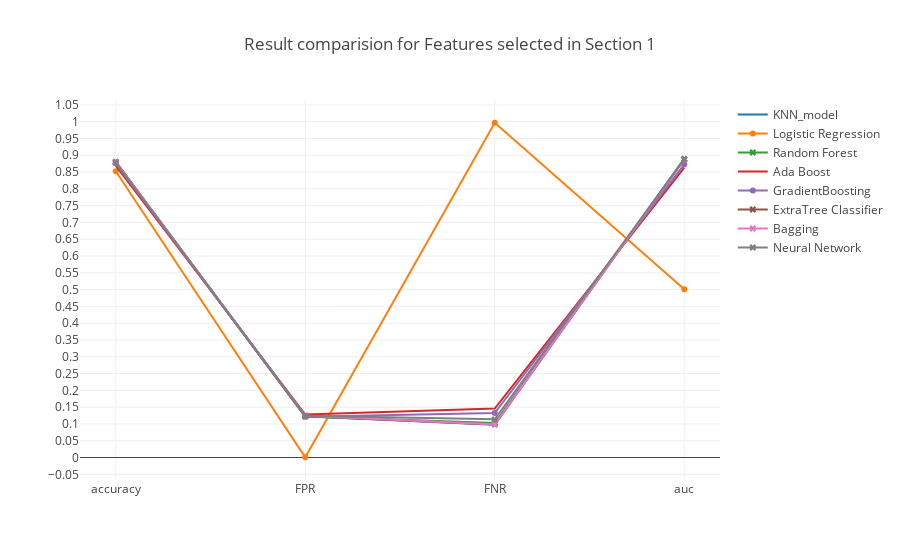

Notebook code cell kept with this figure:
### Markdown cell above
### <a id='1.A' style="text-decoration : none; color : #000000;"> A Results</a>

### Code cell
trace0 = go.Scatter(x=table_80_50_test.iloc[0].index.values[[0,5,6,7]],
                    y=table_80_50_test.iloc[0].values[[0,5,6,7]],
                    mode = 'lines',
                    name = 'KNN_model')

trace1 = go.Scatter(x=table_80_50_test.iloc[1].index.values[[0,5,6,7]],
                    y=table_80_50_test.iloc[1].values[[0,5,6,7]],
                    mode = 'lines+markers',
                    name = 'Logistic Regression')

trace2 = go.Scatter(x=table_80_50_test.iloc[2].index.values[[0,5,6,7]],
                    y=table_80_50_test.iloc[2].values[[0,5,6,7]],
                    mode = 'lines+markers',marker=dict(symbol='x'),
                    name = 'Random Forest')


trace3 = go.Scatter(x=table_80_50_test.iloc[3].index.values[[0,5,6,7]],
                    y=table_80_50_test.iloc[3].values[[0,5,6,7]],
                    mode = 'lines',
                    name = 'Ada Boost')

trace4 = go.Scatter(x=table_80_50_test.iloc[4].index.values[[0,5,6,7]],
                    y=table_80_50_test.iloc[4].values[[0,5,6,7]],
                    mode = 'lines+markers',
                    name = 'GradientBoosting')

trace5 = go.Scatter(x=table_80_50_test.iloc[5].index.values[[0,5,6,7]],
                    y=table_80_50_test.iloc[5].values[[0,5,6,7]],
                    mode = 'lines+markers',marker=dict(symbol='x'),
                    name = 'ExtraTree Classifier')

trace6 = go.Scatter(x=table_80_50_test.iloc[6].index.values[[0,5,6,7]],
                    y=table_80_50_test.iloc[6].values[[0,5,6,7]],
                    mode = 'lines+markers',marker=dict(symbol='x'),
                    name = 'Bagging')

trace7 = go.Scatter(x=table_80_50_test.iloc[7].index.values[[0,5,6,7]],
                    y=table_80_50_test.iloc[7].values[[0,5,6,7]],
                    mode = 'lines+markers',marker=dict(symbol='x'),
                    name = 'Neural Network')



data = [trace0, trace1, trace2, trace3, trace4, trace5, trace6, trace7]
layout = go.Layout(yaxis=dict(tick0=0,dtick=0.05),title='Result comparision for Features selected in Section 1')
fig = go.Figure(data=data, layout=layout)

iplot(fig, filename='Result')

### Figure 1 — Plotly figure (JSON) as saved in the notebook; plotly's stock layout.template omitted (floating-point values rounded to 4 significant figures)
{"data": [{"mode": "lines", "name": "KNN_model", "type": "scatter", "uid": "852e173c-d52e-49c7-b059-4e53e87823f7", "x": ["accuracy", "FPR", "FNR", "auc"], "y": [0.8806, 0.1231, 0.09796, 0.8895]}, {"mode": "lines+markers", "name": "Logistic Regression", "type": "scatter", "uid": "6406bb2d-9cc3-4657-88d8-a0c2287f3f1a", "x": ["accuracy", "FPR", "FNR", "auc"], "y": [0.8524, 0.0008127, 0.9969, 0.5012]}, {"marker": {"symbol": "x"}, "mode": "lines+markers", "name": "Random Forest", "type": "scatter", "uid": "58d61dd7-47d8-442b-999d-8d45f6baaab0", "x": ["accuracy", "FPR", "FNR", "auc"], "y": [0.8806, 0.1223, 0.1027, 0.8875]}, {"mode": "lines", "name": "Ada Boost", "type": "scatter", "uid": "3c27fa0d-7021-4bdb-b923-d1eccdce9c3f", "x": ["accuracy", "FPR", "FNR", "auc"], "y": [0.8695, 0.1279, 0.1458, 0.8632]}, {"mode": "lines+markers", "name": "GradientBoosting", "type": "scatter", "uid": "06b6be2e-63c4-45ef-9c0e-d758084428cd", "x": ["accuracy", "FPR", "FNR", "auc"], "y": [0.8767, 0.1218, 0.1324, 0.8729]}, {"marker": {"symbol": "x"}, "mode": "lines+markers", "name": "ExtraTree Classifier", "type": "scatter", "uid": "5ca5da13-002f-4d11-89e9-fabd35107e91", "x": ["accuracy", "FPR", "FNR", "auc"], "y": [0.8805, 0.1231, 0.09875, 0.8891]}, {"marker": {"symbol": "x"}, "mode": "lines+markers", "name": "Bagging", "type": "scatter", "uid": "7d046f88-1030-402f-95b4-8bcaaf33a3a0", "x": ["accuracy", "FPR", "FNR", "auc"], "y": [0.8794, 0.1243, 0.09875, 0.8885]}, {"marker": {"symbol": "x"}, "mode": "lines+markers", "name": "Neural Network", "type": "scatter", "uid": "2b9c6455-648d-42b9-9baf-84579eeee078", "x": ["accuracy", "FPR", "FNR", "auc"], "y": [0.8774, 0.1242, 0.1136, 0.8885]}], "layout": {"title": "Result comparision for Features selected in Section 1", "yaxis": {"dtick": 0.05, "tick0": 0}}}
